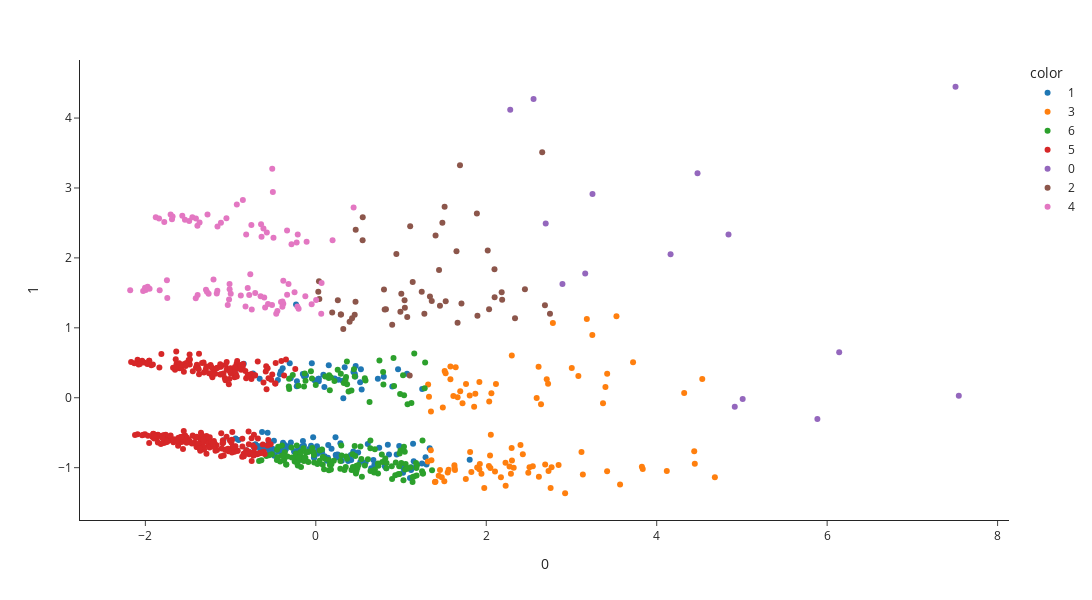

Notebook cell for this chart:
### Code cell
# plot with clusters as categories
fig = px.scatter(
    pca, 
    x=0, 
    y=1,
    color=cus_data['cluster'].astype(str),
    template='simple_white',
    width=1200,
    height=600
    )
fig.update_traces(mode='markers')
fig.show()
